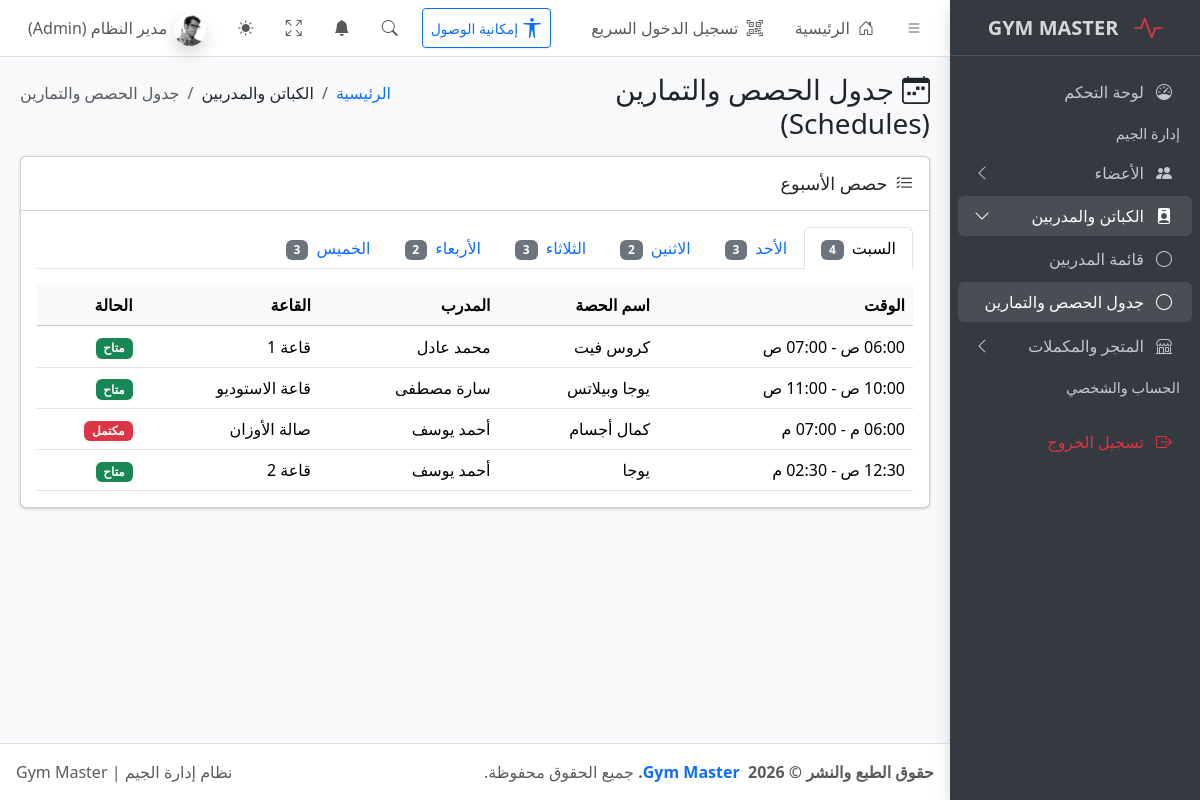
Before: /schedules.php with the older database file.
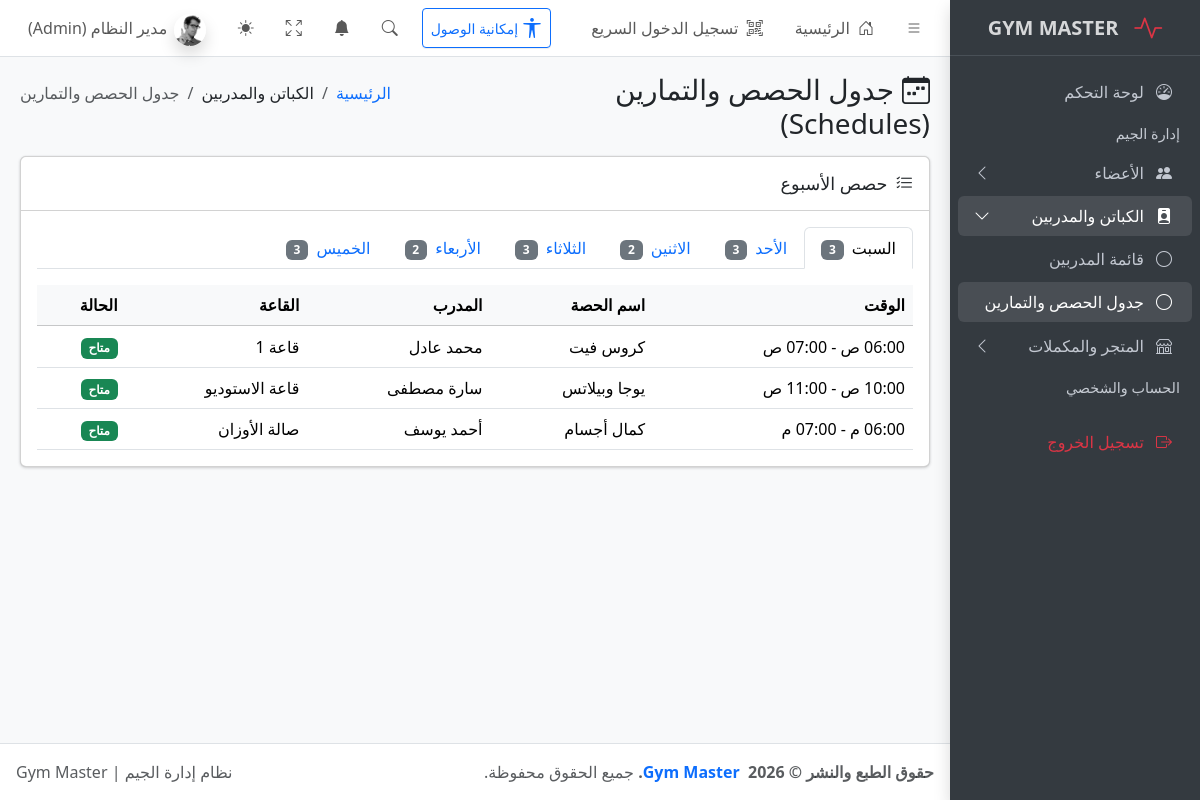
After: the same page with the newer database file.
### tables this page shows
CREATE TABLE `schedule_sessions` (
  `id` int(11) NOT NULL,
  `trainer_id` int(11) NOT NULL,
  `day_name` varchar(20) NOT NULL,
  `time_range` varchar(50) NOT NULL,
  `session_name` varchar(150) NOT NULL,
  `room` varchar(100) NOT NULL,
  `status` enum('متاح','مكتمل') NOT NULL DEFAULT 'متاح',
  `sort_order` tinyint(3) UNSIGNED NOT NULL DEFAULT 0
);

CREATE TABLE `trainers` (
  `id` int(11) NOT NULL,
  `name` varchar(100) NOT NULL,
  `specialty` varchar(150) NOT NULL,
  `phone` varchar(20) NOT NULL,
  `experience_years` int(10) UNSIGNED NOT NULL DEFAULT 0,
  `photo` varchar(150) NOT NULL DEFAULT 'default-150x150.png',
  `status` enum('نشط','إجازة') NOT NULL DEFAULT 'نشط',
  `created_at` timestamp NOT NULL DEFAULT current_timestamp()
);

### schedules.php (the view, shortened to what this page needs)
<?php
require_once 'includes/header.php';
require_once 'includes/sidebar.php';
require_once 'config/db.php';
$isStaffOrAdmin = isset($_SESSION['user_id']) && in_array($_SESSION['role'] ?? '', ['admin', 'staff'], true);
$dayNames = ['السبت', 'الأحد', 'الاثنين', 'الثلاثاء', 'الأربعاء', 'الخميس'];
$sql = "SELECT s.*, t.name AS trainer_name
        FROM schedule_sessions s
        JOIN trainers t ON s.trainer_id = t.id
        ORDER BY FIELD(s.day_name, 'السبت','الأحد','الاثنين','الثلاثاء','الأربعاء','الخميس'), s.sort_order";
$stmt = $pdo->query($sql);
$rows = $stmt->fetchAll();
$schedule = array_fill_keys($dayNames, []);
foreach ($rows as $row) {
    if (isset($schedule[$row['day_name']])) {
        $schedule[$row['day_name']][] = $row;
    }
}
?>
<main class="app-main">
  <div class="app-content-header">
    <div class="container-fluid">
      <div class="row">
        <div class="col-sm-6">
          <h3 class="mb-0"><i class="bi bi-calendar-week me-2"></i>جدول الحصص والتمارين (Schedules)</h3>
        </div>
        <div class="col-sm-6">
          <ol class="breadcrumb float-sm-end">
            <li class="breadcrumb-item"><a href="./index.php">الرئيسية</a></li>
            <li class="breadcrumb-item">الكباتن والمدربين</li>
            <li class="breadcrumb-item active" aria-current="page">جدول الحصص والتمارين</li>
          </ol>
        </div>
      </div>
    </div>
  </div>
  <div class="app-content">
    <div class="container-fluid">
      <div class="card">
        <div class="card-header">
          <h3 class="card-title"><i class="bi bi-list-check me-2"></i>حصص الأسبوع</h3>
        </div>
        <div class="card-body">
          <ul class="nav nav-tabs" role="tablist">
            <?php foreach ($dayNames as $index => $day): ?>
              <li class="nav-item" role="presentation">
                <button
                  class="nav-link <?php echo $index === 0 ? 'active' : ''; ?>"
                  id="tab-<?php echo $index; ?>"
                  data-bs-toggle="tab"
                  data-bs-target="#day-<?php echo $index; ?>"
                  type="button"
                  role="tab"
                >
                  <?php echo htmlspecialchars($day); ?>
                  <span class="badge text-bg-secondary ms-1"><?php echo count($schedule[$day]); ?></span>
                </button>
              </li>
            <?php endforeach; ?>
          </ul>
          <div class="tab-content pt-3">
            <?php foreach ($dayNames as $index => $day): ?>
              <div
                class="tab-pane fade <?php echo $index === 0 ? 'show active' : ''; ?>"
                id="day-<?php echo $index; ?>"
                role="tabpanel"
              >
                <div class="table-responsive">
                  <table class="table table-hover align-middle mb-0">
                    <thead class="table-light">
                      <tr>
                        <th>الوقت</th>
                        <th>اسم الحصة</th>
                        <th>المدرب</th>
                        <th>القاعة</th>
                        <th>الحالة</th>
                      </tr>
                    </thead>
                    <tbody>
                      <?php if (empty($schedule[$day])): ?>
                        <tr>
                          <td colspan="<?php echo $isStaffOrAdmin ? '6' : '5'; ?>" class="text-center text-secondary py-4">
                            لا توجد حصص مجدولة في هذا اليوم
                          </td>
                        </tr>
                      <?php else: ?>
                        <?php foreach ($schedule[$day] as $session): ?>
                          <tr>
                            <td><?php echo htmlspecialchars($session['time_range']); ?></td>
                            <td><?php echo htmlspecialchars($session['session_name']); ?></td>
                            <td><?php echo htmlspecialchars($session['trainer_name']); ?></td>
                            <td><?php echo htmlspecialchars($session['room']); ?></td>
                            <td>
                              <?php if ($session['status'] === 'متاح'): ?>
                                <span class="badge text-bg-success">متاح</span>
                              <?php else: ?>
                                <span class="badge text-bg-danger">مكتمل</span>
                              <?php endif; ?>
                            </td>
                          </tr>
                        <?php endforeach; ?>
                      <?php endif; ?>
                    </tbody>
                  </table>
                </div>
              </div>
            <?php endforeach; ?>
          </div>
        </div>
      </div>
    </div>
  </div>
</main>
<?php require_once 'includes/footer.php'; ?>

Changed rows visible on the page:
removed schedule_sessions: time_range "12:30 ص - 02:30 م", session_name "يوجا", trainer.name "أحمد يوسف", room "قاعة 2", status "متاح"
changed schedule_sessions "كمال أجسام": status "مكتمل" → "متاح" (drawn)
Other visible differences:
new list line: "السبت 3"
list line gone: "مكتمل"
new list line: "متاح"
list line gone: "السبت 4"
